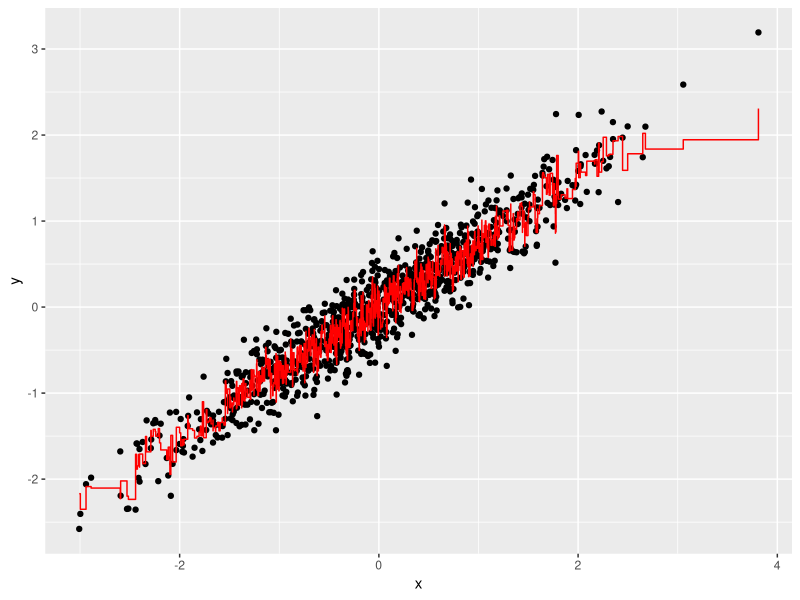
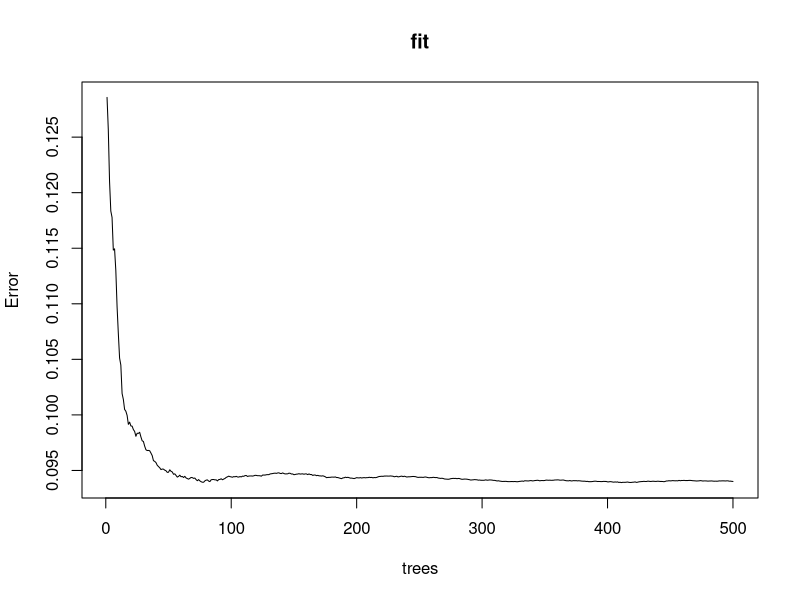

Write R code to recreate these figures, in order.
rm(list = ls())
library(dslabs)
library(caret)
library(tidyverse)
library(ggplot2)
library(rpart)
library(randomForest)

n <- 1000
sigma <- 0.25
set.seed(1) #set.seed(1, sample.kind = "Rounding") if using R 3.6 or later
x <- rnorm(n, 0, 1)
y <- 0.75 * x + rnorm(n, 0, sigma)
dat <- data.frame(x = x, y = y)

fit <- randomForest(y ~ x, data = dat)
dat %>% 
mutate(y_hat = predict(fit)) %>% 
ggplot() +
geom_point(aes(x, y)) +
geom_step(aes(x, y_hat), col = "red")

plot(fit)
